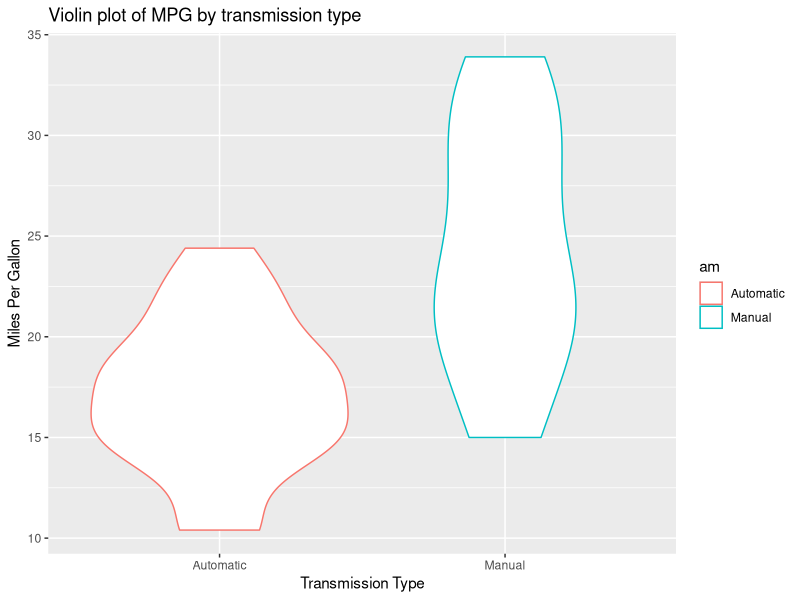
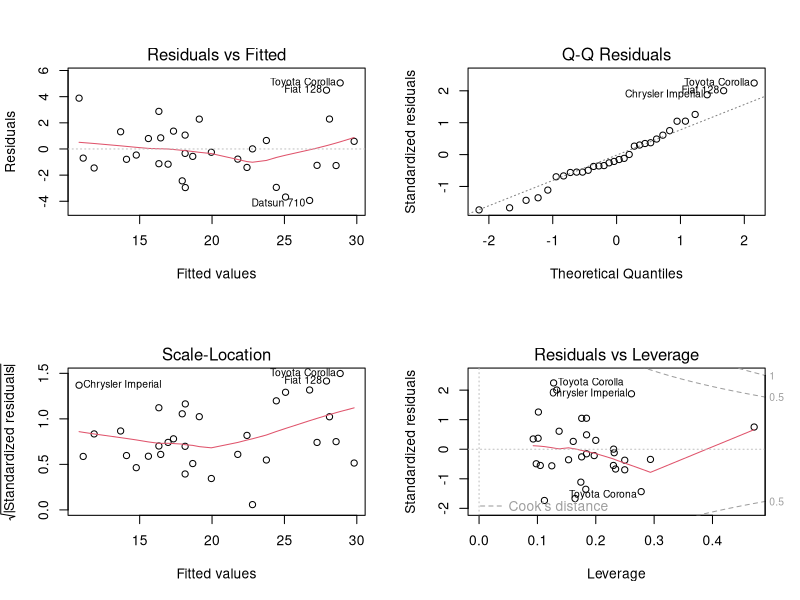

Generate these figures, in order, with R:
## ---- chunk 1
knitr::opts_chunk$set(echo = TRUE)
## ---- chunk 2
# Load the dataset and setting environment
library(tidyverse)
data(mtcars)
## ---- chunk 3
# Transform certain variables into factors
mtcars$cyl  <- factor(mtcars$cyl)
mtcars$vs   <- factor(mtcars$vs)
mtcars$gear <- factor(mtcars$gear)
mtcars$carb <- factor(mtcars$carb)
mtcars$am   <- factor(mtcars$am, labels=c("Automatic","Manual"))
## ---- chunk 4
# Split mpg by transmission type and show its mean and median
aggregate(mpg~am, data=mtcars, mean)
aggregate(mpg~am, data=mtcars, median)
## ---- chunk 5
# t-test
m_mpg <- mtcars$mpg[mtcars$am=='Manual']
a_mpg <- mtcars$mpg[mtcars$am=='Automatic']

t <- t.test(m_mpg, a_mpg)
t$p.value
## ---- chunk 6
# Linear Model
fitl <- lm(mpg ~ am + cyl + hp + wt + disp + drat + qsec + vs + gear + carb, data=mtcars)

# Test model Fit
anova(fitl, test="F")
## ---- chunk 7
# Choose the best fit model
fitl_best <- lm(mpg ~ am + cyl + hp + wt, data=mtcars)
summary(fitl_best)
## ---- chunk 8
g = ggplot(data=mtcars, aes(am, mpg, color=am))
g = g + geom_violin()
g = g + stat_summary(fun.data=mean_sdl, geom="pointrange", color="blue")
g = g + labs(title="Violin plot of MPG by transmission type",
             x = "Transmission Type", y = "Miles Per Gallon")
g
## ---- chunk 9
par(mfrow= (c(2,2)))
plot(fitl_best)
